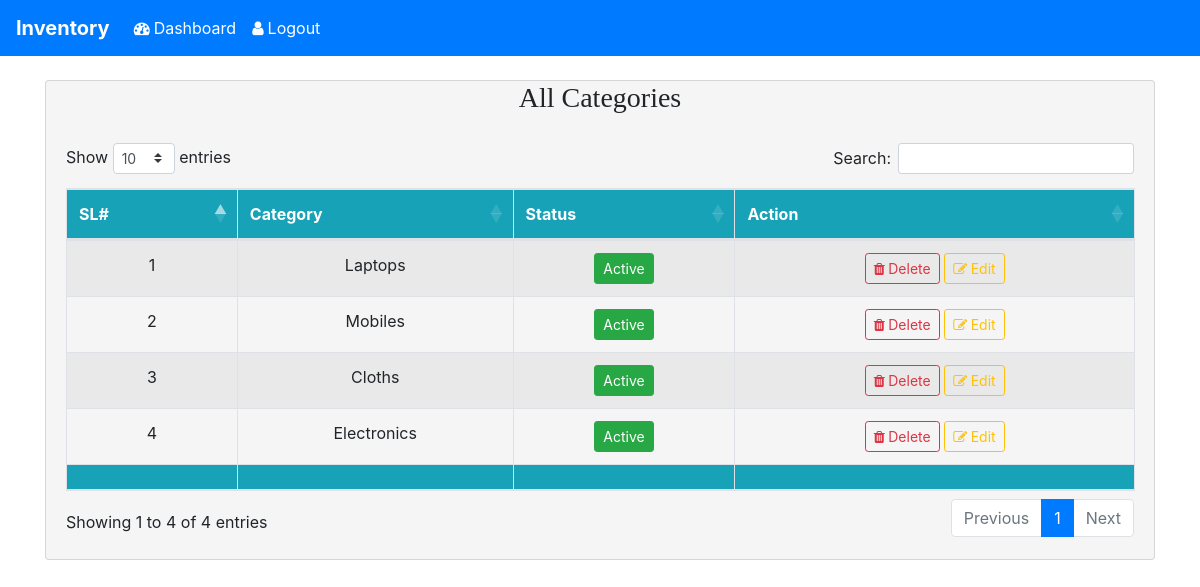
/inventory/manage_categories.php (signed in), run on the app's committed database.
### tables this page shows
CREATE TABLE `category` (
  `catId` int(11) NOT NULL,
  `category_name` varchar(255) NOT NULL,
  `status` varchar(100) NOT NULL
);

### inventory/lib/Database.php (called while the page is built, shortened)
<?php
Class Database {
    public $host = DB_HOST;
    public $user = DB_USER;
    public $pass = DB_PASS;
    public $dbname = DB_NAME;
    public $link;
    private function connectDB() {
        $this->link = new mysqli($this->host, $this->user, $this->pass, $this->dbname);
    }
    public function select($query) {
        $result = $this->link->query($query) or die($this->link->error . __LINE__);
        if ($result->num_rows>0) {
            return $result;
        } else {
            return false;
        }
    }
}

### inventory/classes/Category.php (called while the page is built, shortened)
<?php
$filepath = realpath(dirname(__FILE__));
include_once ($filepath . '/../lib/Database.php');
class Category {
    private $db;
    public function __construct() {
        $this->db = new Database();
    }
    public function getAllCategory(){
        $query = "SELECT * FROM category ORDER BY catId DESC";
        $result = $this->db->select($query);
        return $result;
    }
}

### inventory/manage_categories.php (the view, shortened to what this page needs)
<?php
if(!isset($_SESSION['userlogin'])){
    header('location: index.php');
}else{
    include_once ("classes/Category.php");
    $cat = new Category();
    $categories = $cat->getAllCategory();
?>
<!DOCTYPE html>
<html>
    <head>
        <link rel="stylesheet" href="https://stackpath.bootstrapcdn.com/bootstrap/4.3.1/css/bootstrap.min.css">
        <link rel="stylesheet" type="text/css" href="https://stackpath.bootstrapcdn.com/font-awesome/4.7.0/css/font-awesome.min.css"/>
        <link rel="stylesheet" href="https://cdn.datatables.net/1.10.19/css/dataTables.bootstrap4.min.css">
     </head>
     <body>
         <?php include_once("templates/header.php");?>
         <br>
         <div class="container">
             <div class="row">
                 <div class="col-md-12">
                     <div class="card" style="background-color: whitesmoke;">
                         <h3 class="text-center" style="font-family: cursive">All Categories</h3>
                         <div class="card-body">
            <table class="table table-striped table-bordered table-condensed table-hover text-center" id="example">
             <thead>
                 <tr class="badge-info text-center">
                     <td><b>SL#</b></td>
                     <td><b>Category</b></td>
                     <td><b>Status</b></td>
                     <td><b>Action</b></td>
                 </tr>
             </thead>
             <tbody>
             <?php
             if($categories){
             $i = 0;
             while ($result = $categories->fetch_assoc()) {
             $i++;
             ?>
            <tr class="delete_cat<?php echo $result['catId']; ?>">
                <td><?php echo $i;?></td>
                <td><?php echo $result['category_name']; ?></td>
                <td><a href="#" class="btn btn-success btn-sm">Active</a></td>
                <td>
                    <a href="#" did="<?php echo $result['catId']; ?>" class="btn btn-outline-danger btn-sm"><i class="fa fa-trash">&nbsp;</i>Delete</a>
                    <a href="#" data-toggle="modal" data-target="#update_category" eid="<?php echo $result['catId']; ?>" class="btn btn-outline-warning btn-sm edit_cat"><i class="fa fa-edit">&nbsp;</i>Edit</a>
                </td>
            </tr>
             <?php }}?>
             </tbody>
             <tfoot>
                 <tr class="btn-info text-center">
                     <td></td>
                     <td></td>
                     <td></td>
                     <td></td>
                 </tr>
             </tfoot>
         </table>
                         </div>
                     </div>
                 </div>
             </div>
         </div>
     </body>
</html>
<?php }?>

### data on the page
category: category_name "Laptops"
category: category_name "Mobiles"
category: category_name "Cloths"
category: category_name "Electronics"
